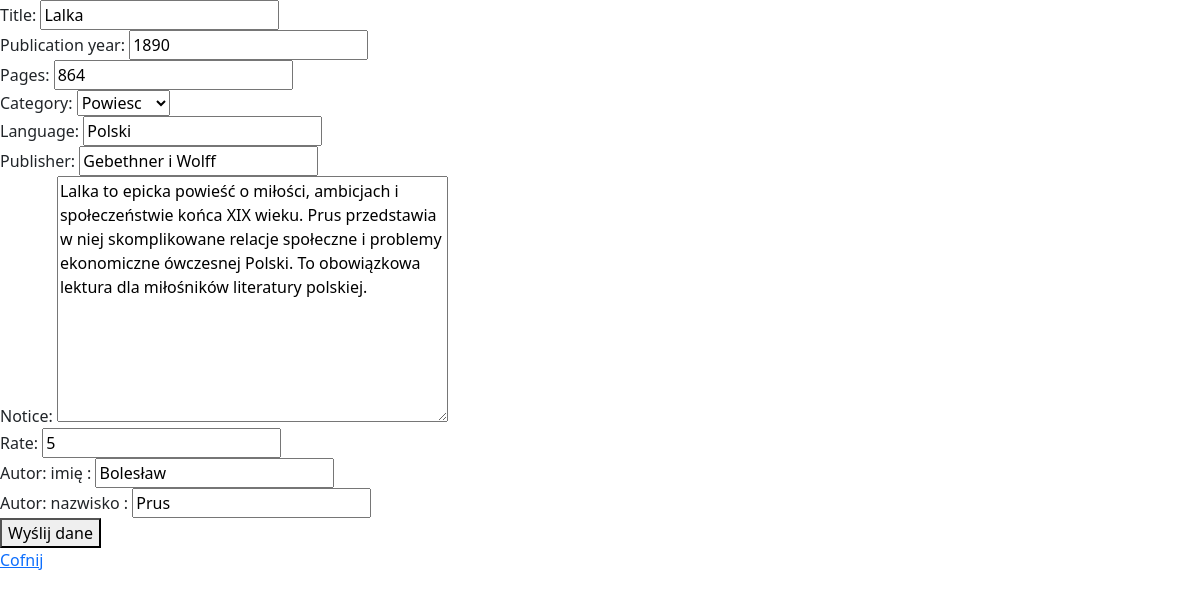
Page /book/edit/9/ (signed in) on the committed database.
### books/models.py (models this page shows, shortened)
class Book(models.Model):
    title = models.CharField(max_length=255)
    publication_year = models.IntegerField()

class ExtraInfo(models.Model):
    CATEGORY = {
        (0, 'Powiesc'),
        (1, 'Naukowa'),
        (2, 'Sci-fi'),
        (3, 'Dramat')
    }
    pages = models.IntegerField()
    category = models.PositiveSmallIntegerField(choices=CATEGORY,null=True, blank=True)
    language = models.CharField(max_length=50)
    publisher = models.CharField(max_length=100)
    book = models.OneToOneField(Book, on_delete=models.CASCADE, null=True, blank=True)

class Review(models.Model):
    notice = models.TextField(default="", blank=True)
    rate = models.PositiveSmallIntegerField(default=5)
    book = models.ForeignKey(Book, on_delete=models.CASCADE, null=True, blank=True)

class Author(models.Model):
    first_name = models.CharField(max_length=100)
    last_name = models.CharField(max_length=100)
    books = models.ManyToManyField(Book)

### books/views.py (the view, shortened to what this page needs)
# urls.py: path('edit/<int:book_id>/', edit_book2, name='edit_book2'),
@login_required
@permission_required("books.change_book")
def edit_book2(request, book_id):
    book = get_object_or_404(Book, pk=book_id)
    extra_info = get_object_or_404(ExtraInfo, book=book_id)
    review = get_list_or_404(Review, book=book_id)
    author = get_list_or_404(Author, books=book_id)
    form = BookForm(request.POST or None, instance=book)
    form_einfo = ExtraInfoForm2(request.POST or None,  instance=extra_info)
    form_review = ReviewForm2(request.POST or None, instance=review[0])
    form_author = AuthorForm2(request.POST or None, instance=author[0])
    return render(request, 'book/create-book2.html', {'form': form, 'form_einfo':form_einfo, 'form_review': form_review, 'form_author': form_author})

### books/forms.py
class BookForm(ModelForm):
    class Meta:
        model = Book
        fields = ['title', 'publication_year']

class ExtraInfoForm2(ModelForm):
    class Meta:
        model = ExtraInfo
        exclude = ['book']

### templates/book/create-book2.html (shortened to what this page needs)
{% extends 'book/main.html' %}
{% load bootstrap %}
{% block page %}
<form method="post" enctype="multipart/form-data">
    {{ form|bootstrap}}
    {{ form_einfo|bootstrap}}
    {{ form_review|bootstrap}}
    {{ form_author|bootstrap}}
    <button type="submit">Wyślij dane</button>
</form>
<a href="{% url 'all_books' %}">Cofnij</a>
{% endblock %}

### rows in the picture
Book: title "Lalka", publication_year "1890"
ExtraInfo: pages "864", category "Powiesc", language "Polski", publisher "Gebethner i Wolff"
Review: notice "Lalka to epicka powieść o miłości, ambicjach i społeczeństwie końca XIX wieku. Prus przedstawia w niej skomplikowane relacje społeczne i problemy ekonomiczne ówczesnej Polski. To obowiązkowa lektura dla miłośników literatury polskiej.", rate "5"
Author: first_name "Bolesław", last_name "Prus"
